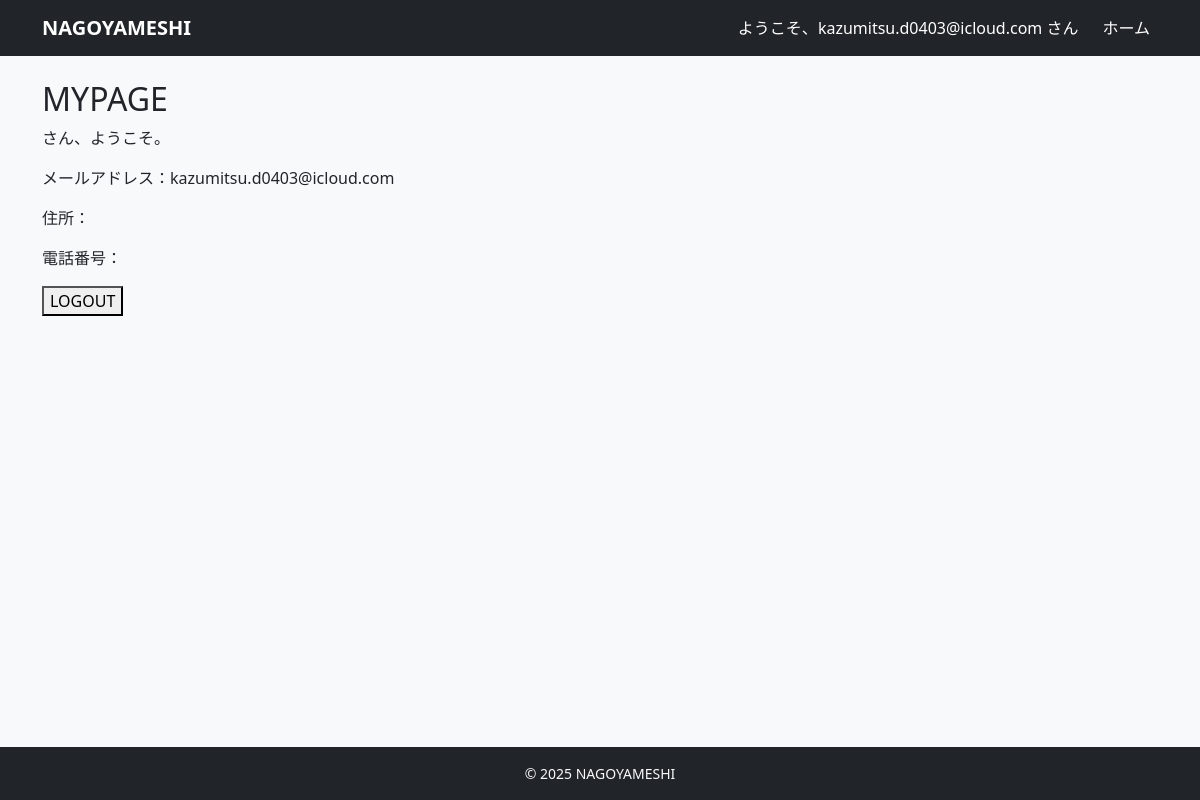
Before: /accounts/mypage/ (signed in) with the older database file.
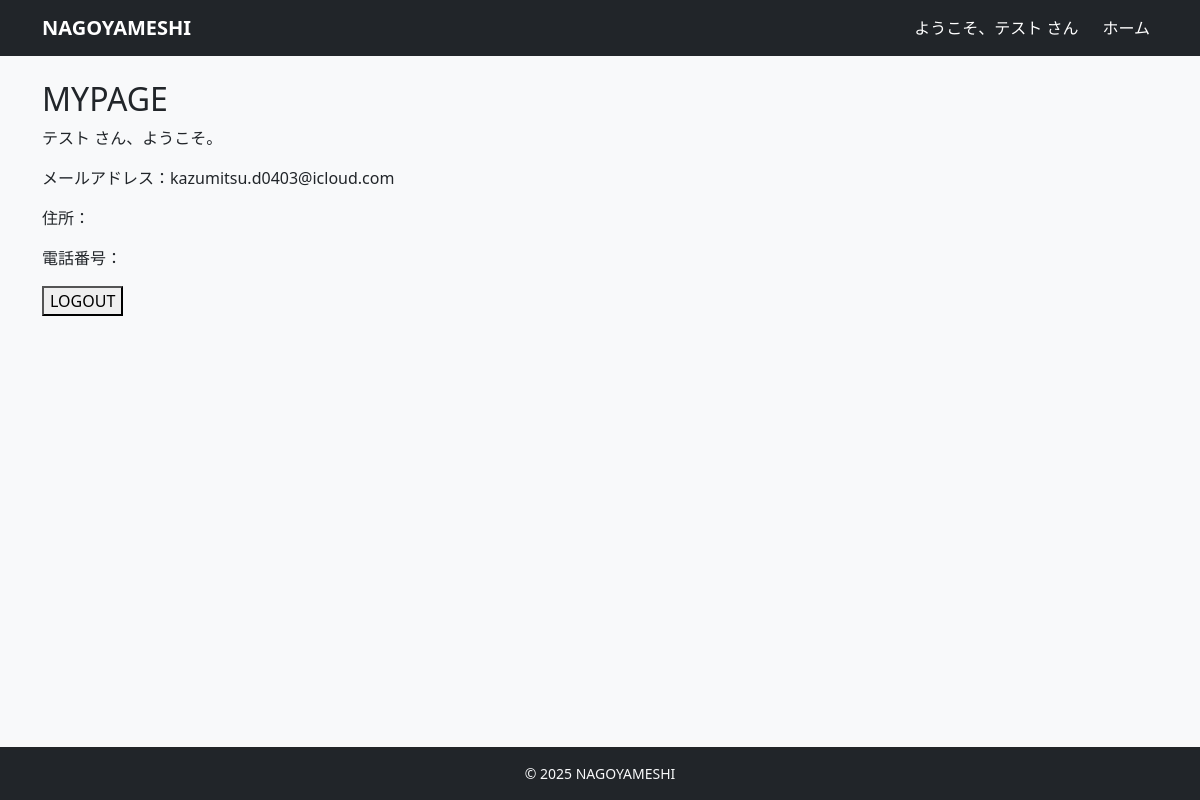
After: the same page with the newer database file.
### accounts/models.py (models this page shows, shortened)
class User(AbstractUser):
    username = None  # 使わない（メールログインにする）
    email = models.EmailField(unique=True)
    name = models.CharField(max_length=10)
    name_kana = models.CharField(max_length=10)
    zipcode = models.CharField(max_length=8)
    address = models.CharField(max_length=20)
    tel = models.CharField(max_length=11)
    is_paid_member = models.BooleanField(default=False)
    is_owner_member = models.BooleanField(default=False)
    created_at = models.DateTimeField(auto_now_add=True)
    updated_at = models.DateTimeField(auto_now=True)
    USERNAME_FIELD = 'email'
    REQUIRED_FIELDS = ['name', 'name_kana', 'zipcode', 'address', 'tel']
    objects = CustomUserManager()

### accounts/views.py (the view)
# urls.py: path('mypage/', views.MyPageView.as_view(),name='mypage'),
class MyPageView(LoginRequiredMixin, TemplateView):
    template_name = 'accounts/mypage.html'

### templates/accounts/mypage.html (shortened to what this page needs)
{% extends "base.html" %}
{% block content %}
  <h2>MYPAGE</h2>
  <p>{{ request.user.name }} さん、ようこそ。</p>
  <p>メールアドレス：{{ request.user.email }}</p>
  <p>住所：{{ request.user.address }}</p>
  <p>電話番号：{{ request.user.tel }}</p>
  <form method="post" action="{% url 'accounts:logout' %}" style="display:inline">
    <button type="submit">LOGOUT</button>
  </form>
{% endblock %}

### templates/base.html (shortened to what this page needs)
<!DOCTYPE html>
<html lang="ja">
<head>
    <link href="https://cdn.jsdelivr.net/npm/bootstrap@5.3.3/dist/css/bootstrap.min.css" rel="stylesheet"
>
</head>
<body class="bg-light d-flex flex-column min-vh-100">
    <nav class="navbar navbar-expand-lg navbar-dark bg-dark mb-4">
        <div class="container">
            <a class="navbar-brand fw-bold" href="/">NAGOYAMESHI</a>
            <div class="collapse navbar-collapse" id="navbarNav">
                <ul class="navbar-nav ms-auto align-items-center">
                    {% if user.is_authenticated %}
                    <li class="nav-item">
                        <span class="navbar-text me-3 text-white">
                            ようこそ、{{ user.name|default:user.email }} さん
                        </span>
                    </li>
                    {% if user.is_authenticated and user.is_owner_member %}
                    <li class="nav-item">
                        <a class="nav-link text-white" href="{% url 'restaurants:owner_dashboard' %}">ホーム</a>
                    </li>
                    {% else %}
                    <li class="nav-item">
                        <a class="nav-link text-white" href="{% url 'restaurants:restaurant_list' %}">ホーム</a>
                    </li>
                    {% endif %}
                    {% endif %}
                </ul>
            </div>
        </div>
    </nav>
    <main class="container mb-5 flex-grow-1">
        {% block content %}{% endblock %}
    </main>
    <footer class="bg-dark text-light py-3 mt-auto">
        <div class="container text-center small">
            &copy; {{ now|default:"2025" }} NAGOYAMESHI
        </div>
    </footer>
</body>
</html>

Changed rows visible on the page:
changed User "kazumitsu.d0403@icloud.com": name "kazumitsu.d0403@icloud.com" → "テスト"; user.name (not shown) → "テスト"
